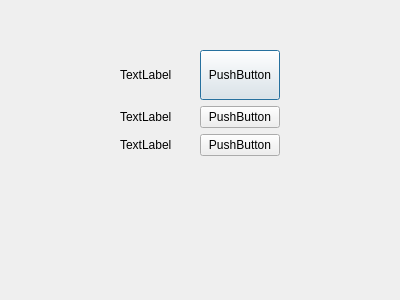
<?xml version="1.0" encoding="UTF-8"?>
<ui version="4.0">
 <class>Smile</class>
 <widget class="QDialog" name="Smile">
  <property name="geometry">
   <rect>
    <x>0</x>
    <y>0</y>
    <width>400</width>
    <height>300</height>
   </rect>
  </property>
  <property name="windowTitle">
   <string>Dialog</string>
  </property>
  <widget class="QWidget" name="gridLayoutWidget">
   <property name="geometry">
    <rect>
     <x>120</x>
     <y>50</y>
     <width>160</width>
     <height>106</height>
    </rect>
   </property>
   <layout class="QGridLayout" name="gridLayout">
    <item row="0" column="0">
     <layout class="QHBoxLayout" name="horizontalLayout">
      <item>
       <widget class="QLabel" name="label">
        <property name="text">
         <string>TextLabel</string>
        </property>
       </widget>
      </item>
      <item>
       <widget class="QPushButton" name="pushButton">
        <property name="maximumSize">
         <size>
          <width>167</width>
          <height>1677</height>
         </size>
        </property>
        <property name="text">
         <string>PushButton</string>
        </property>
       </widget>
      </item>
     </layout>
    </item>
    <item row="1" column="0">
     <layout class="QHBoxLayout" name="horizontalLayout_3">
      <item>
       <widget class="QLabel" name="label_3">
        <property name="text">
         <string>TextLabel</string>
        </property>
       </widget>
      </item>
      <item>
       <widget class="QPushButton" name="pushButton_3">
        <property name="text">
         <string>PushButton</string>
        </property>
       </widget>
      </item>
     </layout>
    </item>
    <item row="2" column="0">
     <layout class="QHBoxLayout" name="horizontalLayout_2">
      <item>
       <widget class="QLabel" name="label_2">
        <property name="text">
         <string>TextLabel</string>
        </property>
       </widget>
      </item>
      <item>
       <widget class="QPushButton" name="pushButton_2">
        <property name="text">
         <string>PushButton</string>
        </property>
       </widget>
      </item>
     </layout>
    </item>
   </layout>
  </widget>
 </widget>
 <resources/>
 <connections/>
</ui>
